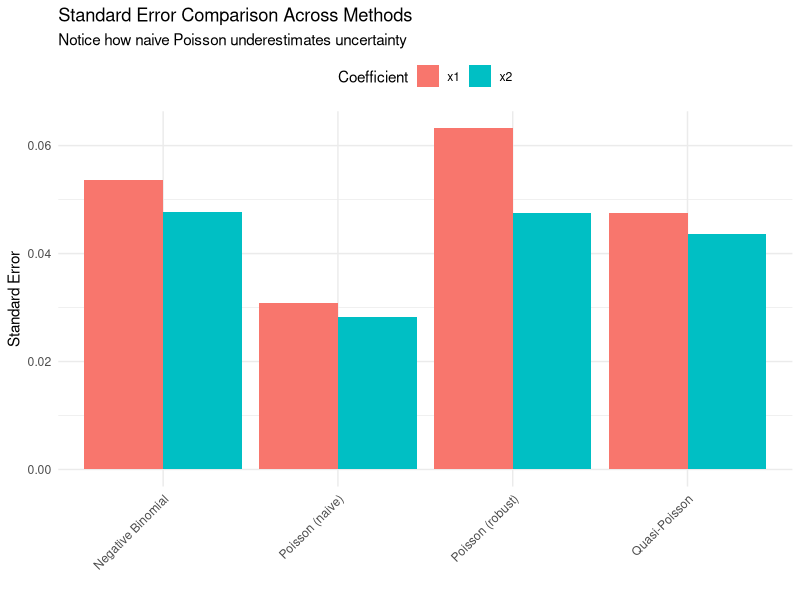
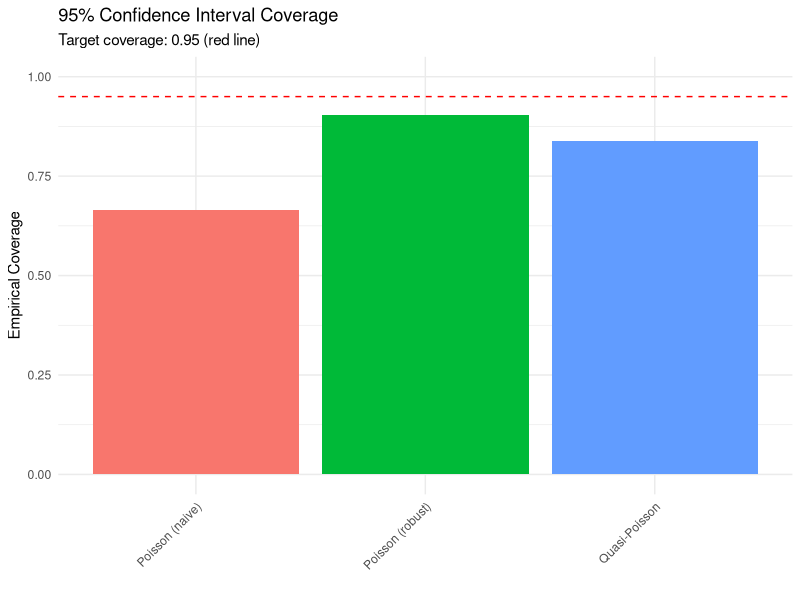

The R source for these figures, in order:
## ---- chunk 1
library(MASS)        # for negative binomial
library(sandwich)    # for robust standard errors
library(lmtest)      # for coefficient tests
library(ggplot2)
library(dplyr)
library(tidyr)

set.seed(42)
## ---- chunk 2
# Function to generate overdispersed count data
generate_count_data <- function(n = 500, beta0 = 0.5, beta1 = 0.8, 
                                beta2 = -0.3, theta = 2) {
  x1 <- rnorm(n)
  x2 <- rnorm(n)
  
  # Linear predictor
  mu <- exp(beta0 + beta1 * x1 + beta2 * x2)
  
  # Generate negative binomial counts (overdispersed)
  y <- rnbinom(n, mu = mu, size = theta)
  
  data.frame(y = y, x1 = x1, x2 = x2)
}

# Generate a sample dataset
df <- generate_count_data(n = 500)

# Check for overdispersion
cat("Mean of y:", mean(df$y), "\n")
cat("Variance of y:", var(df$y), "\n")
cat("Variance/Mean ratio:", var(df$y) / mean(df$y), "\n")
## ---- chunk 3
# 1. Standard Poisson
poisson_model <- glm(y ~ x1 + x2, data = df, family = poisson())

# 2. Poisson with robust standard errors
poisson_robust <- coeftest(poisson_model, vcov = vcovHC(poisson_model, type = "HC0"))

# 3. Quasi-Poisson
quasi_poisson <- glm(y ~ x1 + x2, data = df, family = quasipoisson())

# 4. Negative Binomial
nb_model <- glm.nb(y ~ x1 + x2, data = df)

# Compare coefficient estimates
coef_comparison <- data.frame(
  Method = c("Poisson", "Quasi-Poisson", "Negative Binomial"),
  beta1 = c(coef(poisson_model)[2], coef(quasi_poisson)[2], coef(nb_model)[2]),
  beta2 = c(coef(poisson_model)[3], coef(quasi_poisson)[3], coef(nb_model)[3])
)

print(coef_comparison)
## ---- chunk 4
# Extract standard errors
se_comparison <- data.frame(
  Method = c("Poisson (naive)", "Poisson (robust)", "Quasi-Poisson", "Negative Binomial"),
  SE_x1 = c(
    summary(poisson_model)$coefficients[2, 2],
    poisson_robust[2, 2],
    summary(quasi_poisson)$coefficients[2, 2],
    summary(nb_model)$coefficients[2, 2]
  ),
  SE_x2 = c(
    summary(poisson_model)$coefficients[3, 2],
    poisson_robust[3, 2],
    summary(quasi_poisson)$coefficients[3, 2],
    summary(nb_model)$coefficients[3, 2]
  )
)

print(se_comparison)
## ---- chunk 5
# Visualize standard error differences
se_long <- se_comparison %>%
  pivot_longer(cols = starts_with("SE_"), 
               names_to = "Coefficient", 
               values_to = "Standard_Error") %>%
  mutate(Coefficient = gsub("SE_", "", Coefficient))

ggplot(se_long, aes(x = Method, y = Standard_Error, fill = Coefficient)) +
  geom_bar(stat = "identity", position = "dodge") +
  labs(title = "Standard Error Comparison Across Methods",
       subtitle = "Notice how naive Poisson underestimates uncertainty",
       y = "Standard Error", x = "") +
  theme_minimal() +
  theme(axis.text.x = element_text(angle = 45, hjust = 1),
        legend.position = "top")
## ---- chunk 6
# Bootstrap function
boot_poisson <- function(data, indices) {
  d <- data[indices, ]
  fit <- glm(y ~ x1 + x2, data = d, family = poisson())
  coef(fit)
}

# Perform bootstrap (500 replicates for speed)
library(boot)
boot_results <- boot(data = df, statistic = boot_poisson, R = 500)

# Bootstrap standard errors
boot_se <- apply(boot_results$t, 2, sd)
names(boot_se) <- c("Intercept", "x1", "x2")

cat("Bootstrap Standard Errors:\n")
print(boot_se[2:3])
## ---- chunk 7
n_sim <- 1000
true_beta1 <- 0.8
true_beta2 <- -0.3

# Storage for results
results <- matrix(NA, nrow = n_sim, ncol = 8)
colnames(results) <- c("pois_beta1", "pois_se", "robust_se", "quasi_se", 
                       "pois_beta2", "pois_se2", "robust_se2", "quasi_se2")

for (i in 1:n_sim) {
  # Generate data
  sim_data <- generate_count_data(n = 300)
  
  # Fit models
  pois_fit <- glm(y ~ x1 + x2, data = sim_data, family = poisson())
  quasi_fit <- glm(y ~ x1 + x2, data = sim_data, family = quasipoisson())
  robust_test <- coeftest(pois_fit, vcov = vcovHC(pois_fit, type = "HC0"))
  
  # Store results for x1
  results[i, "pois_beta1"] <- coef(pois_fit)[2]
  results[i, "pois_se"] <- summary(pois_fit)$coefficients[2, 2]
  results[i, "robust_se"] <- robust_test[2, 2]
  results[i, "quasi_se"] <- summary(quasi_fit)$coefficients[2, 2]
  
  # Store results for x2
  results[i, "pois_beta2"] <- coef(pois_fit)[3]
  results[i, "pois_se2"] <- summary(pois_fit)$coefficients[3, 2]
  results[i, "robust_se2"] <- robust_test[3, 2]
  results[i, "quasi_se2"] <- summary(quasi_fit)$coefficients[3, 2]
}

# Calculate coverage for x1
coverage_x1 <- data.frame(
  Method = c("Poisson (naive)", "Poisson (robust)", "Quasi-Poisson"),
  Coverage = c(
    mean(abs(results[, "pois_beta1"] - true_beta1) < 1.96 * results[, "pois_se"]),
    mean(abs(results[, "pois_beta1"] - true_beta1) < 1.96 * results[, "robust_se"]),
    mean(abs(results[, "pois_beta1"] - true_beta1) < 1.96 * results[, "quasi_se"])
  )
)

print(coverage_x1)
## ---- chunk 8
ggplot(coverage_x1, aes(x = Method, y = Coverage, fill = Method)) +
  geom_bar(stat = "identity") +
  geom_hline(yintercept = 0.95, linetype = "dashed", color = "red") +
  labs(title = "95% Confidence Interval Coverage",
       subtitle = "Target coverage: 0.95 (red line)",
       y = "Empirical Coverage", x = "") +
  theme_minimal() +
  theme(axis.text.x = element_text(angle = 45, hjust = 1),
        legend.position = "none") +
  ylim(0, 1)
